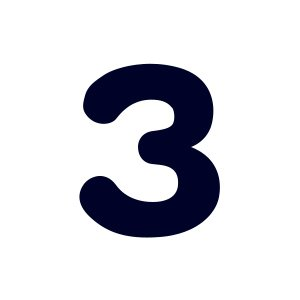
#> input picture sample.jpg, 300 x 300 px
$ python pic_bw.py
#> lines starting #> are read from the running program, lines starting #| are printed output that depends on the picture; after the words box and inside, x2 and y2 are one past the last pixel; in counts of white or black regions, pixels touching at a corner belong together
from PIL import Image
import matplotlib.pyplot as plt
import numpy as np
import cv2
import random

#画像読み込み
file_name = input("File name: ")
#> the answer given: sample.jpg
gray = cv2.imread(file_name,0)
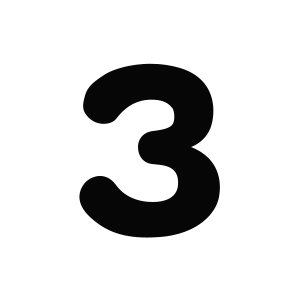
#> gray: shape (300, 300); min 0, max 255, mean 215.7
height, width = gray.shape #解像度 縦,横
#> height = 300; width = 300
err = np.empty((height,width)) #誤差拡散法の画像
key1 = np.empty((height*2,width*2)) #鍵画像1
key2 = np.empty((height*2,width*2)) #鍵画像2
dec = np.empty((height,width)) #復号画像

#解像度
pic_dpi = 350

#print(height,width)
#print(gray)

def pattern(bw, h, w, key1, key2):
	r = random.randrange(2)
	if bw==0: #1画素が黒のとき
		if r==0:
			key1[h][w] = 255 #左上 白
			key1[h][w+1] = 0 #右上 黒
			key1[h+1][w] = 0
			key1[h+1][w+1] = 255
			key2[h][w] = 0
			key2[h][w+1] = 255
			key2[h+1][w] = 255
			key2[h+1][w+1] = 0
		elif r==1:
			key1[h][w] = 0 #左上 黒
			key1[h][w+1] = 255 #右上 白
			key1[h+1][w] = 255
			key1[h+1][w+1] = 0
			key2[h][w] = 255
			key2[h][w+1] = 0
			key2[h+1][w] = 0
			key2[h+1][w+1] = 255

	elif bw==255:
		if r==0:
			key1[h][w] = 255 #左上 白
			key1[h][w+1] = 0 #右上 黒
			key1[h+1][w] = 0
			key1[h+1][w+1] = 255
			key2[h][w] = 255
			key2[h][w+1] = 0
			key2[h+1][w] = 0
			key2[h+1][w+1] = 255
		elif r==1:
			key1[h][w] = 0 #左上 黒
			key1[h][w+1] = 255 #右上 白
			key1[h+1][w] = 255
			key1[h+1][w+1] = 0
			key2[h][w] = 0
			key2[h][w+1] = 255
			key2[h+1][w] = 255
			key2[h+1][w+1] = 0


def draw_key():
	#グレースケール反転
	"""
	for h in range(height):
		for w in range(width):
			key1[h][w] = 255 - gray[h][w]
	"""

	#グレースケール分散
	"""
	for h in range(height): #高さ
		for w in range(width): #幅
			r = random.randrange(gray[h][w])
			key1[h][w] = r
			key2[h][w] = gray[h][w] - r
	"""

	for h in range(0, height*2, 2):
		for w in range(0, width*2, 2):
			if err[h//2][w//2]==0:
				pattern(0, h, w, key1, key2)
			elif err[h//2][w//2]==255:
				pattern(255, h, w, key1, key2)

def error_dif():

	#繰り返し法
	"""
	x = 0 #仮変数
	for h in range(height):
		for w in range(width):
			x = x + gray[h][w]
	#グレースケールの1画素の諧調が255を超えれば白、越えなければ黒を格納する。
			if x >= 128:
				err[h][w] = 255
				x = x - 255
			else:
				err[h][w] = 0
	"""

	#誤差拡散法

	x = 0 #仮変数
	for h in range(height):
		for w in range(width):
			x = x + gray[h][w]
	#グレースケールの1画素の諧調が255を超えれば白、越えなければ黒を格納する。
			if x >= 128:
				err[h][w] = 255
				x = x - 255
			else:
				err[h][w] = 0

			if w != width-1:
				err[h][w+1] += x*5//16
			if h != height-1 and w != 0:
				err[h+1][w-1] += x*3//16
			if h != height-1:
				err[h+1][w] += x*5//16
			if h != height-1 and w != width-1:
				err[h+1][w+1] += x*3//16
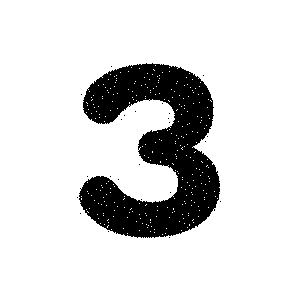
#> err: shape (300, 300) float64; 84.6% white; 24 black regions (23 under 20 px), largest, box (x1, y1, x2, y2) and area: (79, 63, 220, 238) 13852
#> after the loop, x = -43


def display_orig_pic():
	fig, ax = plt.subplots()
	plt.imshow(gray)
	plt.gray()

def display_err_dif_pic():
	fig, ax = plt.subplots()
	plt.imshow(err)
	#fig.savefig('bw.png')

def display_keys(key, ax):
	ax.spines["right"].set_color("none")  # 右消し
	ax.spines["left"].set_color("none")   # 左消し
	ax.spines["top"].set_color("none")    # 上消し
	ax.spines["bottom"].set_color("none") # 下消し
	ax.tick_params(labelbottom="off",bottom="off") # x軸の削除
	ax.tick_params(labelleft="off",left="off") # y軸の削除
	ax.set_xticklabels([])

	#fig1.patch.set_alpha(0.5)
	plt.imshow(key)
	#plt.savefig('Gray_pic/key1.png')

def main():

	error_dif() #グレースケール画像を二値画像に変換
	draw_key() #鍵を2つ作成する
	display_orig_pic() #グレースケール画像を表示
	display_err_dif_pic() #二値画像を表示


	fig1, ax1 = plt.subplots(dpi=pic_dpi*2)
	display_keys(key1, ax1) #鍵画像1を表示
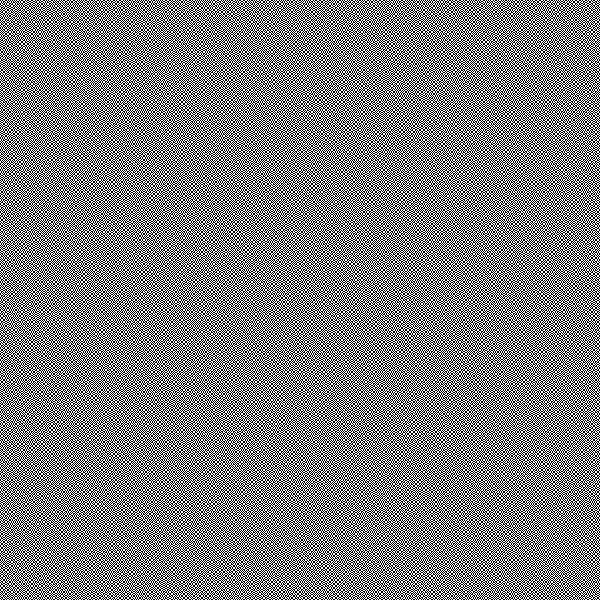
#> key1: shape (600, 600) float64; 50% white in thin lines or dots
	fig1.savefig('key/key1.png')

	fig2, ax2 = plt.subplots(dpi=pic_dpi*2)
	display_keys(key2, ax2) #鍵画像2を表示
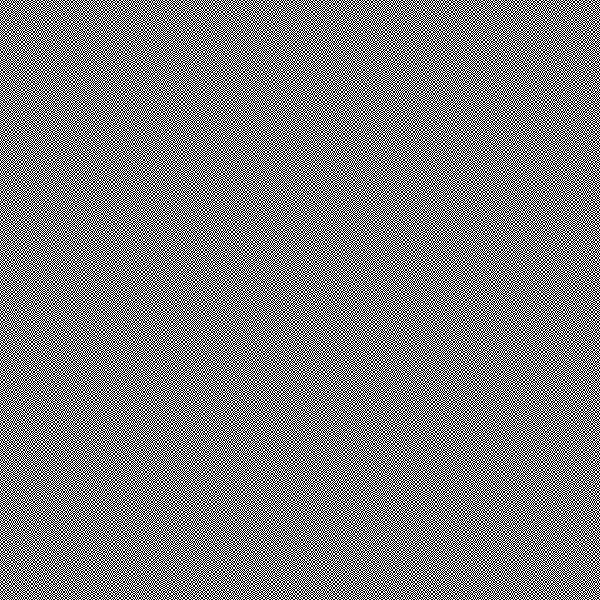
#> key2: shape (600, 600) float64; 50% white in thin lines or dots
	fig2.savefig('key/key2.png')

	plt.show()


if __name__=='__main__':
	main()

"""
#画像の読み込み
im1 = np.array(Image.open('falilv4,jpg').convert('L'))
im2 = np.array(Image.open('falilv5.jpg').convert('L'))
#画像をarrayに変換
#im_list = np.asarray(im)
#貼り付け
"""
"""
th = 125
im_bin_128 = (im > th)*255
"""
"""
fig = plt.figure()
plt.imshow(im1)
fig = plt.figure()
plt.imshow(im2)
#表示
plt.show()
"""
